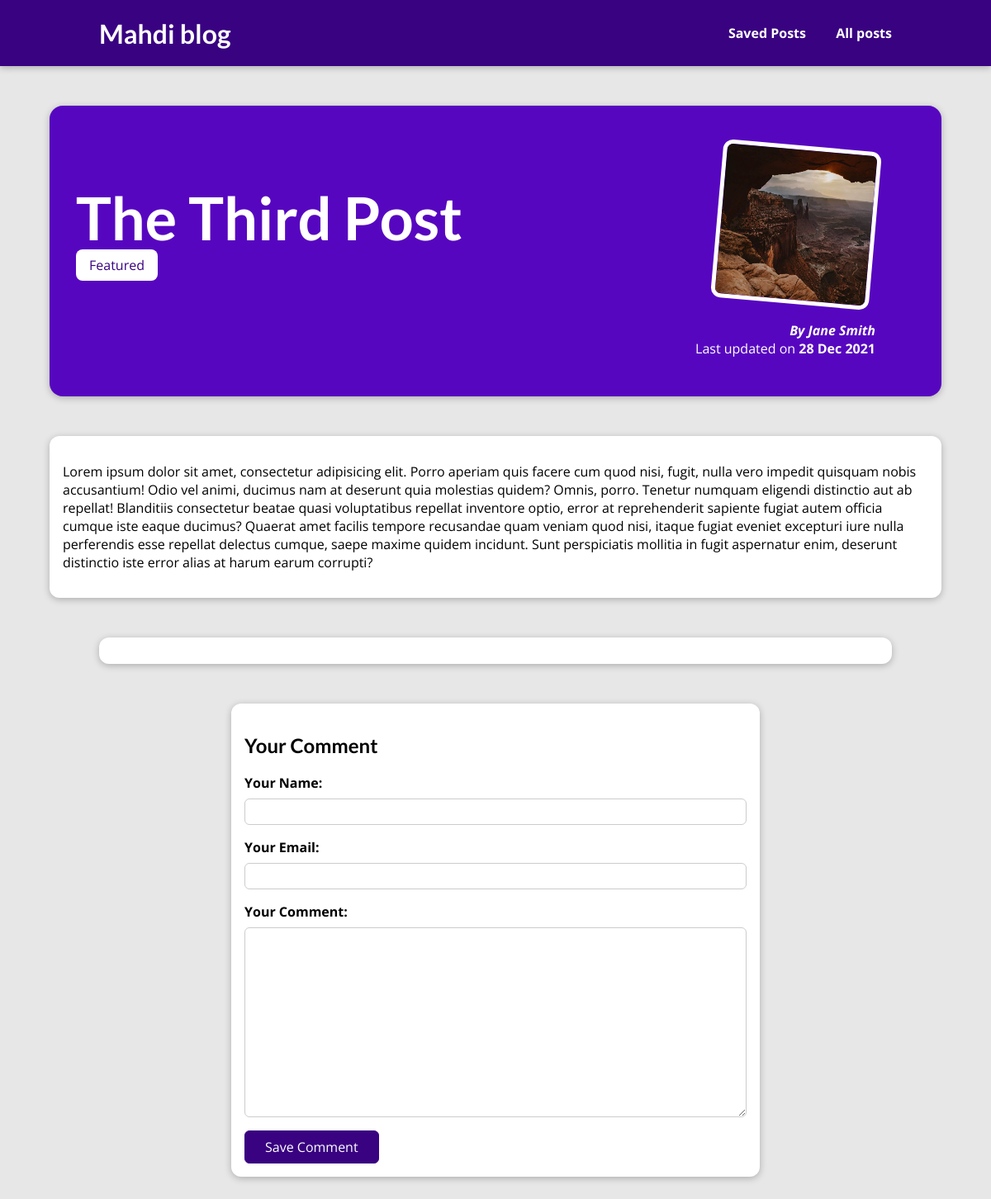
The page /posts/the-third-post on the database as committed earlier.
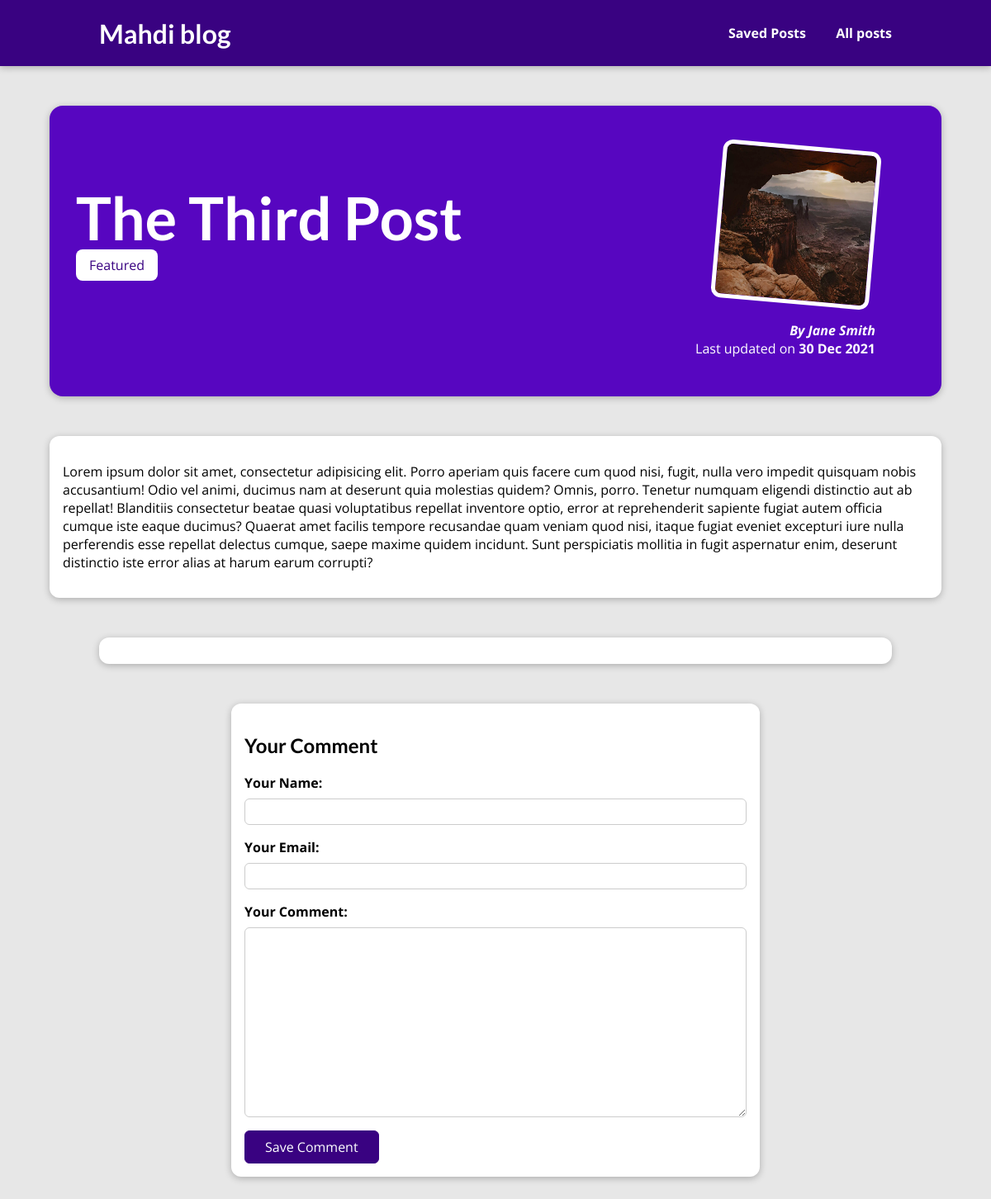
The same page on the database as committed later.
### blog/models.py (models this page shows, shortened)
class Post(models.Model):
    title = models.CharField(max_length=100)
    excerpt = models.TextField()
    image = models.ImageField(upload_to='posts')
    date = models.DateField(auto_now=True, )
    slug = models.SlugField(max_length=100, unique=True, db_index=True)
    content = models.TextField(max_length=10000, validators=[MinLengthValidator(10)])
    author = models.ForeignKey(Author, on_delete=models.CASCADE, related_name='posts')
    tags = models.ManyToManyField('Tag')
    class Meta:
        verbose_name = 'Post'
        verbose_name_plural = 'Posts'

class Author(models.Model):
    first_name = models.CharField(max_length=100)
    last_name = models.CharField(max_length=100)
    email = models.EmailField(max_length=254)
    class Meta:
        verbose_name = 'Author'
        verbose_name_plural = 'Authors'
    def __str__(self):
        return self.first_name + ' ' + self.last_name

### blog/views.py (the view, shortened to what this page needs)
# urls.py: path('posts/<slug:slug>', PostDetailsView.as_view(), name='post_details'),
class PostDetailsView(View):
    def get(self, request, slug, *args, **kwargs):
        post = Post.objects.get(slug=slug)
        context = {
            'post': post,
            'tags': post.tags.all(),
            'form': CommentForm(),
            'comments': post.comments.all().order_by('-id')
        }
        return render(request, 'blog/post_details.html', context)

### blog/forms.py
class CommentForm(forms.ModelForm):
    class Meta:
        model = Comment
        exclude = ('post',)
        labels = {
            'user_name': 'Your Name',
            'user_email': 'Your Email',
            'text': 'Your Comment'
        }

### blog/models.py (called while the page is built)
    def __str__(self):
        return self.caption

### blog/templates/blog/post_details.html (shortened to what this page needs)
{% extends 'base.html' %}
{% load static %}
{% block css %}
    <link rel="stylesheet" href="{% static '/blog/post_details.css' %}">
{% endblock css %}
{% block content %}
<section id="summary">
    <h2>{{ post.title|title }}</h2>
    {% for tag in tags %}
        <span class="tag">{{ tag }}</span>
    {% endfor %}
    <article>
        <img src="{{ post.image.url }}" alt="{{ post.title|title }}">
        <address>
            By
            <a href="mailto:{{ post.author.email }}">
                {{ post.author|title }}
            </a>
        </address>
        <div>
            Last updated on <time>{{ post.date|date:"d M Y" }}</time>
        </div>
    </article>
</section>
<main>
    <p>{{ post.content|linebreaks }}</p>
</main>
<section id="comments">
</section>
<section id="comment-form">
    <h2>Your Comment</h2>
    <form action="{% url 'post_details' post.slug %}" method="post">
        {% for form_field in form %}
            <div class="form-control {% if form_field.errors %}invalid{% endif %}">
                {{ form_field.label_tag }}
                {{ form_field }}
            </div>
        {% endfor %}
        <button>Save Comment</button>
    </form>
</section>
{% endblock content %}

Rows that differ between the two databases and show on the page:
changed Post "The Third Post": date "28 Dec 2021" → "30 Dec 2021"
